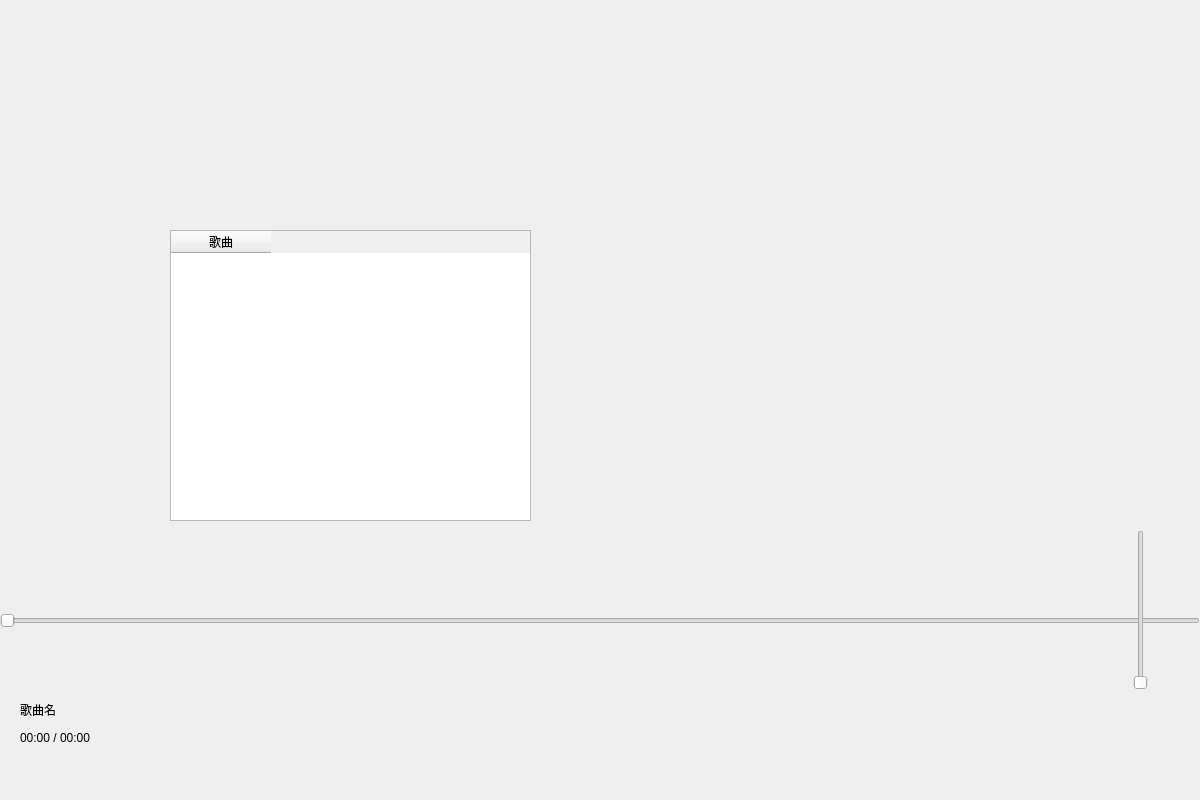
<?xml version="1.0" encoding="UTF-8"?>
<ui version="4.0">
 <class>MainWindow</class>
 <widget class="QMainWindow" name="MainWindow">
  <property name="geometry">
   <rect>
    <x>0</x>
    <y>0</y>
    <width>1200</width>
    <height>800</height>
   </rect>
  </property>
  <property name="windowTitle">
   <string>MainWindow</string>
  </property>
  <property name="styleSheet">
   <string notr="true">QMainWindow
{
background-image: url(:/image/image/background.png);
background-repeat:no-repeat;
background-position:center center;
border:none;
}
</string>
  </property>
  <widget class="QWidget" name="centralWidget">
   <widget class="QWidget" name="horizontalLayoutWidget">
    <property name="geometry">
     <rect>
      <x>480</x>
      <y>690</y>
      <width>291</width>
      <height>61</height>
     </rect>
    </property>
    <layout class="QHBoxLayout" name="playcontrol" stretch="1,1,1,1,1">
     <property name="spacing">
      <number>0</number>
     </property>
     <item>
      <widget class="QPushButton" name="skipbackward">
       <property name="enabled">
        <bool>true</bool>
       </property>
       <property name="cursor">
        <cursorShape>PointingHandCursor</cursorShape>
       </property>
       <property name="autoFillBackground">
        <bool>false</bool>
       </property>
       <property name="styleSheet">
        <string notr="true">QPushButton
{
background-image: url(:/image/image/skipbackward.png);
background-repeat:no-repeat;
background-position:center center;
border:none;
}
</string>
       </property>
       <property name="text">
        <string/>
       </property>
      </widget>
     </item>
     <item>
      <spacer name="horizontalSpacer">
       <property name="orientation">
        <enum>Qt::Horizontal</enum>
       </property>
       <property name="sizeHint" stdset="0">
        <size>
         <width>150</width>
         <height>20</height>
        </size>
       </property>
      </spacer>
     </item>
     <item>
      <widget class="QPushButton" name="Pause">
       <property name="cursor">
        <cursorShape>PointingHandCursor</cursorShape>
       </property>
       <property name="styleSheet">
        <string notr="true">QPushButton
{
background-image: url(:/image/image/play.png);
background-repeat:no-repeat;
background-position:center center;
border:none;
}


</string>
       </property>
       <property name="text">
        <string/>
       </property>
      </widget>
     </item>
     <item>
      <spacer name="horizontalSpacer_2">
       <property name="orientation">
        <enum>Qt::Horizontal</enum>
       </property>
       <property name="sizeHint" stdset="0">
        <size>
         <width>150</width>
         <height>20</height>
        </size>
       </property>
      </spacer>
     </item>
     <item>
      <widget class="QPushButton" name="skipforward">
       <property name="enabled">
        <bool>true</bool>
       </property>
       <property name="cursor">
        <cursorShape>PointingHandCursor</cursorShape>
       </property>
       <property name="styleSheet">
        <string notr="true">QPushButton
{
background-image: url(:/image/image/skipforward.png);
background-repeat:no-repeat;
background-position:center center;
border:none;
}
</string>
       </property>
       <property name="text">
        <string/>
       </property>
      </widget>
     </item>
    </layout>
   </widget>
   <widget class="QPushButton" name="volume">
    <property name="geometry">
     <rect>
      <x>1120</x>
      <y>700</y>
      <width>32</width>
      <height>32</height>
     </rect>
    </property>
    <property name="styleSheet">
     <string notr="true">QPushButton
{
background-image: url(:/image/image/volume.png);
background-repeat:no-repeat;
background-position:center center;
border:none;
}
</string>
    </property>
    <property name="text">
     <string/>
    </property>
   </widget>
   <widget class="QSlider" name="positionSlider">
    <property name="geometry">
     <rect>
      <x>0</x>
      <y>610</y>
      <width>1200</width>
      <height>22</height>
     </rect>
    </property>
    <property name="orientation">
     <enum>Qt::Horizontal</enum>
    </property>
   </widget>
   <widget class="QPushButton" name="playmode">
    <property name="geometry">
     <rect>
      <x>880</x>
      <y>700</y>
      <width>113</width>
      <height>32</height>
     </rect>
    </property>
    <property name="styleSheet">
     <string notr="true">QPushButton{
background-image:url(:/image/image/repeat.png);
background-repeat:norepeat;
background-position:center;
border:none;
}
</string>
    </property>
    <property name="text">
     <string/>
    </property>
   </widget>
   <widget class="QLabel" name="musicname">
    <property name="geometry">
     <rect>
      <x>20</x>
      <y>700</y>
      <width>401</width>
      <height>20</height>
     </rect>
    </property>
    <property name="text">
     <string>歌曲名</string>
    </property>
   </widget>
   <widget class="QTableWidget" name="musictable">
    <property name="geometry">
     <rect>
      <x>170</x>
      <y>230</y>
      <width>361</width>
      <height>291</height>
     </rect>
    </property>
    <property name="sizePolicy">
     <sizepolicy hsizetype="Fixed" vsizetype="Fixed">
      <horstretch>1</horstretch>
      <verstretch>1</verstretch>
     </sizepolicy>
    </property>
    <attribute name="horizontalHeaderCascadingSectionResizes">
     <bool>false</bool>
    </attribute>
    <attribute name="verticalHeaderCascadingSectionResizes">
     <bool>false</bool>
    </attribute>
    <attribute name="verticalHeaderStretchLastSection">
     <bool>true</bool>
    </attribute>
    <column>
     <property name="text">
      <string>歌曲</string>
     </property>
    </column>
   </widget>
   <widget class="QPushButton" name="playlist">
    <property name="geometry">
     <rect>
      <x>980</x>
      <y>700</y>
      <width>113</width>
      <height>32</height>
     </rect>
    </property>
    <property name="styleSheet">
     <string notr="true">QPushButton{
background-image:url(:/image/image/playlist.png);
background-repeat:norepeat;
background-position:center;
border:none


}</string>
    </property>
    <property name="text">
     <string/>
    </property>
   </widget>
   <widget class="QPushButton" name="addMusic">
    <property name="geometry">
     <rect>
      <x>430</x>
      <y>180</y>
      <width>113</width>
      <height>32</height>
     </rect>
    </property>
    <property name="styleSheet">
     <string notr="true">QPushButton{
background-image:url(:/image/image/addmusic.png);
background-repeat:norepeat;
background-position:center;
border:none


}</string>
    </property>
    <property name="text">
     <string/>
    </property>
   </widget>
   <widget class="QSlider" name="volumeSlider">
    <property name="geometry">
     <rect>
      <x>1130</x>
      <y>530</y>
      <width>22</width>
      <height>160</height>
     </rect>
    </property>
    <property name="maximum">
     <number>100</number>
    </property>
    <property name="orientation">
     <enum>Qt::Vertical</enum>
    </property>
   </widget>
   <widget class="QLabel" name="playprogress">
    <property name="geometry">
     <rect>
      <x>20</x>
      <y>730</y>
      <width>121</width>
      <height>16</height>
     </rect>
    </property>
    <property name="text">
     <string>00:00 / 00:00</string>
    </property>
   </widget>
   <widget class="QPushButton" name="deleteMusic">
    <property name="geometry">
     <rect>
      <x>220</x>
      <y>180</y>
      <width>91</width>
      <height>31</height>
     </rect>
    </property>
    <property name="styleSheet">
     <string notr="true">QPushButton{
background-image:url(:/image/image/deletemusic.png);
background-repeat:norepeat;
background-position:center;
border:none


}</string>
    </property>
    <property name="text">
     <string/>
    </property>
   </widget>
  </widget>
 </widget>
 <layoutdefault spacing="6" margin="11"/>
 <resources/>
 <connections/>
</ui>
